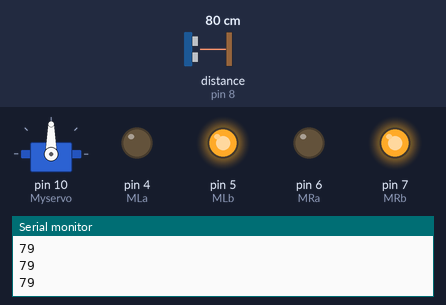
A sketch run on a simulated Arduino Uno, built with avr-gcc and run on an emulated ATmega328P. Shown: servo, output pins drawn as LEDs (lit = HIGH), the last lines printed to the serial monitor. Wiring (inferred from the names in the program): ultrasonic range finder: trigger pin 9; echo pin 8. Inputs (shaded band) come from the test bench; at power-on: distance to the obstacle (sensor on pin 8) 80 cm. The echo pulse lasts 58.3 µs per cm; pins used as bus, display or sensor lines are not drawn.

Above: at 1.7 s.
1.8 s: distance to the obstacle (sensor on pin 8) set to 44 cm
3.3 s: distance to the obstacle (sensor on pin 8) set to 39 cm
At 4.2 s:
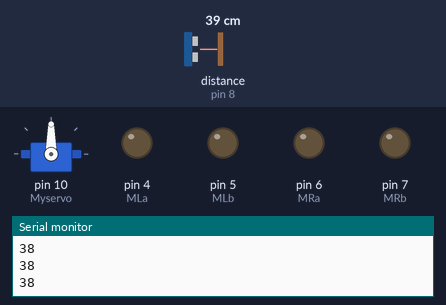
4.8 s: distance to the obstacle (sensor on pin 8) set to 22 cm
6.3 s: distance to the obstacle (sensor on pin 8) set to 18 cm
At 7.3 s:
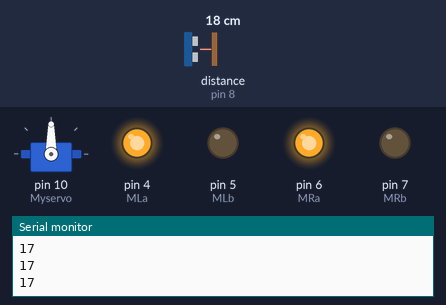
7.8 s: distance to the obstacle (sensor on pin 8) set to 35 cm
At 8.9 s:
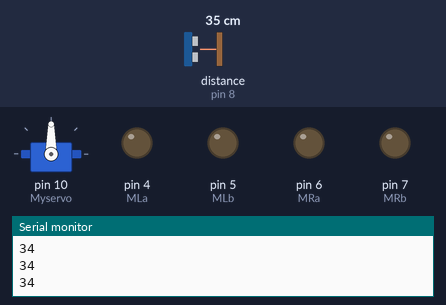
9.3 s: distance to the obstacle (sensor on pin 8) set to 2 cm
At 10.4 s:
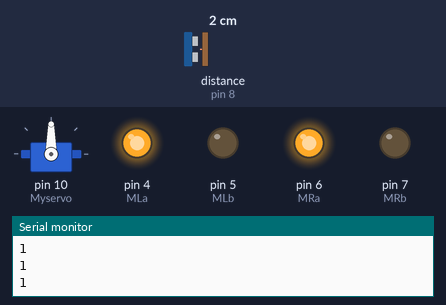
Timing chart, 0 to 11.8 s (numbered marks = the images above; inputs shaded):
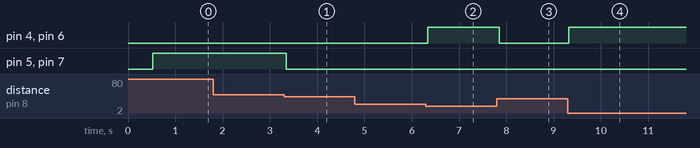

Measured:
- the behaviour switches between 42 and 41 cm on distance to the obstacle (sensor on pin 8) (found by bisection; images 0 and 1)
- the behaviour switches between 21 and 20 cm on distance to the obstacle (sensor on pin 8) (found by bisection; images 1 and 2)
- after the input at 3.3 s, pin 5 (MLb), pin 7 (MRb): HIGH → LOW after 0.05 s
- after the input at 6.3 s, pin 4 (MLa), pin 6 (MRa): LOW → HIGH at once
- after the input at 7.8 s, pin 4 (MLa), pin 6 (MRa): HIGH → LOW after 0.05 s
- after the input at 9.3 s, pin 4 (MLa), pin 6 (MRa): LOW → HIGH at once

The sketch:

petfollowerrobot.ino
```cpp
#include <Servo.h>
Servo Myservo;

#define trigPin 9
#define echoPin 8

#define MLa 4
#define MLb 5
#define MRa 6
#define MRb 7

long duration, distance;

// Distance thresholds (in cm)
int safeMin = 20;   // Too close - move back
int safeMax = 40;   // Too far - follow

void setup() {
  Serial.begin(9600);

  pinMode(MLa, OUTPUT);
  pinMode(MLb, OUTPUT);
  pinMode(MRa, OUTPUT);
  pinMode(MRb, OUTPUT);

  pinMode(trigPin, OUTPUT);
  pinMode(echoPin, INPUT);

  Myservo.attach(10);
  Myservo.write(90); // Always look forward
  delay(500);
}

// Motor control
void rightMotor(bool forward) {
  digitalWrite(MRa, forward ? LOW : HIGH);
  digitalWrite(MRb, forward ? HIGH : LOW);
}

void leftMotor(bool forward) {
  digitalWrite(MLa, forward ? LOW : HIGH);
  digitalWrite(MLb, forward ? HIGH : LOW);
}

void moveForward() {
  leftMotor(true);
  rightMotor(true);
}

void moveBackward() {
  leftMotor(false);
  rightMotor(false);
}

void stopMotors() {
  digitalWrite(MLa, LOW);
  digitalWrite(MLb, LOW);
  digitalWrite(MRa, LOW);
  digitalWrite(MRb, LOW);
}

long readDistance() {
  digitalWrite(trigPin, LOW);
  delayMicroseconds(2);
  digitalWrite(trigPin, HIGH);
  delayMicroseconds(10);
  digitalWrite(trigPin, LOW);

  duration = pulseIn(echoPin, HIGH, 20000);
  long dist = duration / 58.2;
  if (dist <= 0 || dist > 300) dist = 300;
  return dist;
}

void loop() {
  Myservo.write(90);
  delay(20);
  distance = readDistance();

  Serial.println(distance);

  if (distance > safeMax) {
    moveForward();     // Too far → Follow!
  }
  else if (distance < safeMin) {
    moveBackward();    // Too close → Step back
    delay(200);
  }
  else {
    stopMotors();      // Perfect distance → Stay like a pet beside you
  }

  delay(30);
}
```
